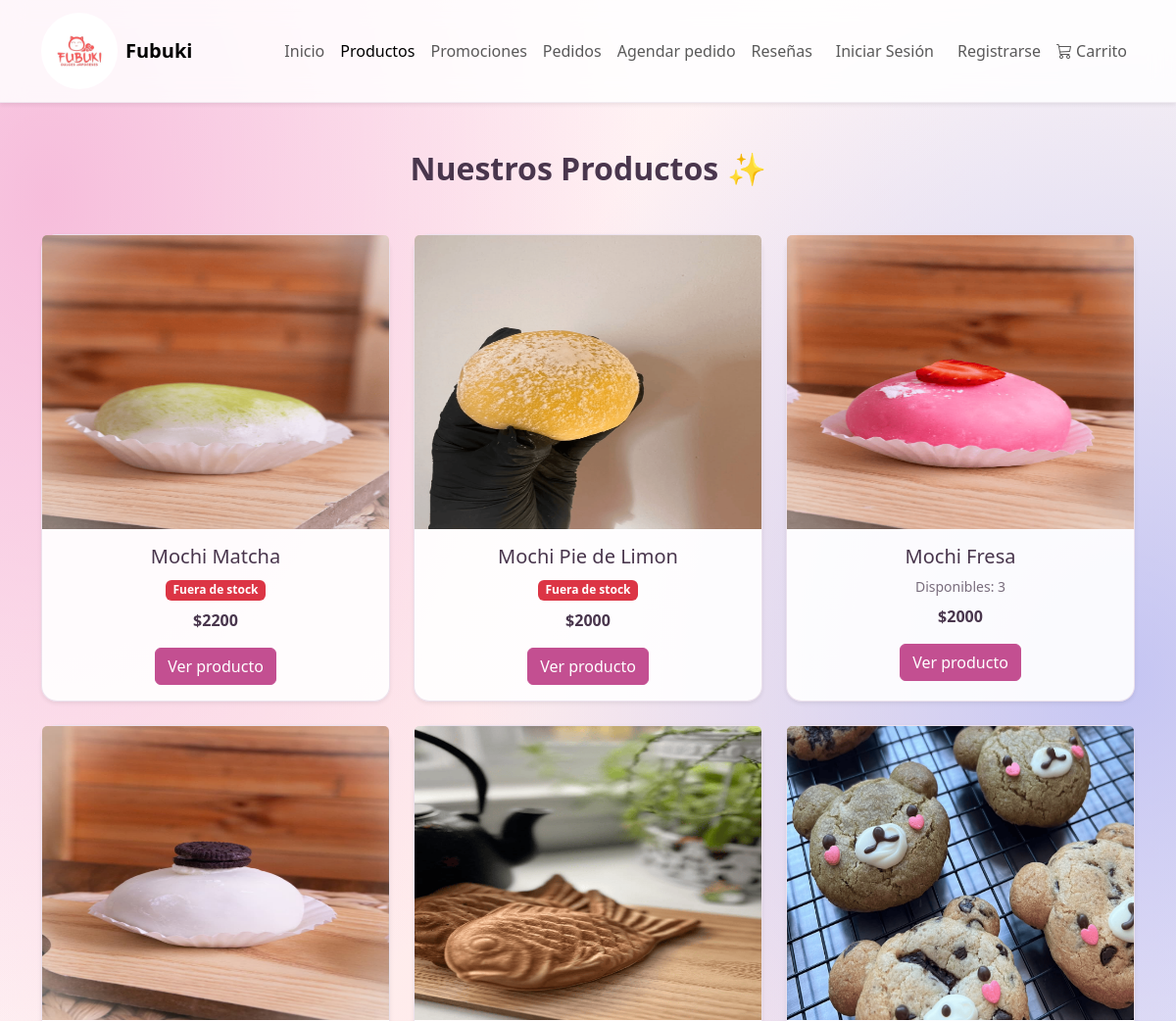
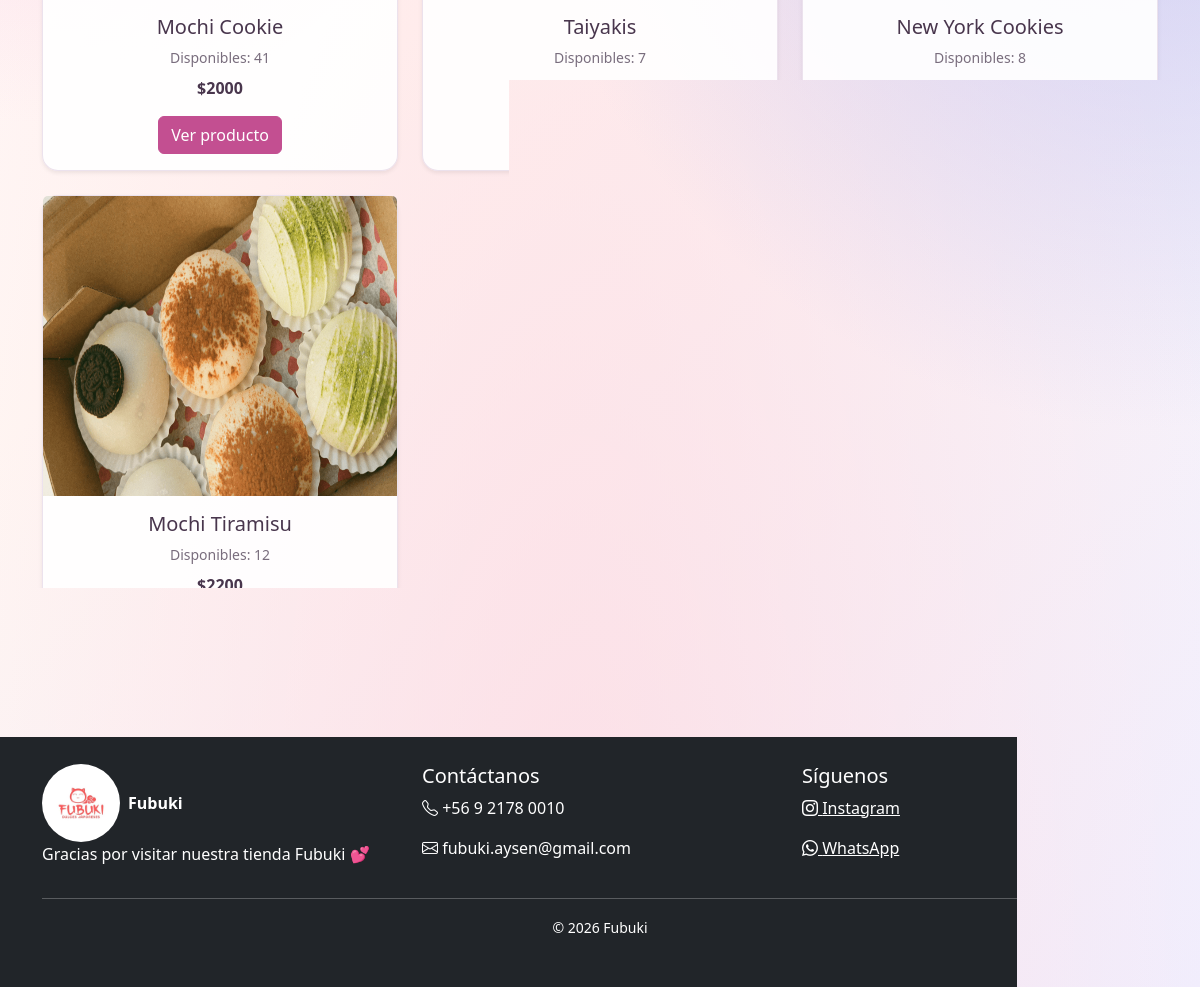
The app's page /productos.html with its own data (2 pictures, top to bottom).
### FubukiApp/models.py (models this page shows, shortened)
class Producto(models.Model):
    nombre = models.CharField(max_length=150)
    descripcion = models.TextField(max_length=1000)
    precio = models.IntegerField()
    imagen = models.ImageField(upload_to='productos/', null=True, blank=True)
    stock = models.PositiveIntegerField()

### FubukiApp/views.py (the view)
# urls.py: path('productos.html', views.productos, name='productos'),
def productos(request):
    lista_productos = Producto.objects.all()
    for producto in lista_productos:
        producto.imagen_url = _imagen_producto(producto.imagen)
    return render(request, 'productos.html', {
        'productos': lista_productos
    })

### FubukiApp/views.py (called while the page is built)
def _imagen_producto(imagen_field):
    if not imagen_field:
        return 'img/mochi.png'  # Tu imagen por defecto en static/img/mochi.png
    try:
        return imagen_field.url
    except (ValueError, AttributeError):
        return 'img/mochi.png'

### templates/productos.html
{% extends 'base.html' %}
{% load static %}
{% block content %}
<section class="py-5">
    <div class="container">
        <div class="text-center mb-5">
            <h2 class="fw-bold">
                Nuestros Productos ✨
            </h2>
        </div>
        <div class="row g-4">
            {% if productos %}
                {% for producto in productos %}
                    <div class="col-md-4">
                        <div class="card h-100 shadow-sm">
                            <img src="{% static producto.imagen_url %}" class="card-img-top" alt="{{ producto.nombre }}" height="300">
                            <div class="card-body text-center">
                                <h5 class="card-title">
                                    {{ producto.nombre }}
                                </h5>
                                {% if producto.stock == 0 %}
                                    <span class="badge text-bg-danger mb-2">Fuera de stock</span>
                                {% else %}
                                    <p class="small text-muted mb-2">Disponibles: {{ producto.stock }}</p>
                                {% endif %}
                                <p class="card-text fw-bold">
                                    ${{ producto.precio }}
                                </p>
                                <a href="{% url 'detalle_producto' producto.id %}" class="btn btn-primary">
                                    Ver producto
                                </a>
                            </div>
                        </div>
                    </div>
                {% endfor %}
            {% else %}
                <div class="col-12 text-center">
                    <p class="text-muted">No hay productos disponibles por el momento.</p>
                </div>
            {% endif %}
        </div>
    </div>
</section>
{% endblock %}

### templates/base.html (shortened to what this page needs)
<!DOCTYPE html>
<html lang="en">
<head>
    {% load static %}
    <link
        href="https://cdn.jsdelivr.net/npm/bootstrap@5.3.3/dist/css/bootstrap.min.css"
        rel="stylesheet"
    >
    <link
        rel="stylesheet"
        href="https://cdn.jsdelivr.net/npm/bootstrap-icons@1.11.3/font/bootstrap-icons.min.css"
    >
    <link rel="stylesheet" href="{% static 'css/style.css' %}">
</head>
<body>
    {% include 'navegador.html' %}
    {% block content %}
    {% endblock %}
    {% include 'contacto.html' %}
</body>
</html>

### templates/navegador.html (shortened to what this page needs)
{% load static %}
    <nav class="navbar navbar-expand-lg bg-light shadow-sm">
    <div class="container">
        <a class="navbar-brand fw-bold d-flex align-items-center gap-2" href="/">
        <img src="{% static 'img/icono-Fubuki.png' %}" alt="Logo" width="78" height="78" class="rounded-circle">
            Fubuki
        </a>
        <div class="collapse navbar-collapse" id="menuPrincipal">
            <ul class="navbar-nav ms-auto mb-2 mb-lg-0 align-items-lg-center">
                <li class="nav-item">
                    <a class="nav-link {% if request.resolver_match.url_name == 'index' %}active{% endif %}" href="/">
                        Inicio
                    </a>
                </li>
                <li class="nav-item">
                    <a class="nav-link {% if request.resolver_match.url_name == 'productos' %}active{% endif %}" href="/productos.html">
                        Productos
                    </a>
                </li>
                <li class="nav-item">
                    <a class="nav-link {% if request.resolver_match.url_name == 'promociones' %}active{% endif %}" href="{% url 'promociones' %}">
                        Promociones
                    </a>
                </li>
                <li class="nav-item">
                    <a class="nav-link {% if request.resolver_match.url_name == 'buzon_pedidos_sugerencias' %}active{% endif %}" href="{% url 'buzon_pedidos_sugerencias' %}">
                        Pedidos
                    </a>
                </li>
                <li class="nav-item">
                    <a class="nav-link {% if request.resolver_match.url_name == 'agendamiento_especial' %}active{% endif %}" href="{% url 'agendamiento_especial' %}">
                        Agendar pedido
                    </a>
                </li>
                <li class="nav-item">
                    <a class="nav-link {% if request.resolver_match.url_name == 'resenas' %}active{% endif %}" href="{% url 'resenas' %}">
                        Reseñas
                    </a>
                </li>
                {% if user.is_authenticated %}
                    <li class="nav-item">
                        <a class="nav-link" href="{% url 'cerrar_sesion' %}">Cerrar Sesión</a>
                    </li>
                {% else %}
                    <li class="nav-link text-nowrap">
                        <a class="nav-link" href="iniciar_sesion.html">
                            Iniciar Sesión
                        </a>
                    </li>
                    <li class="nav-item">
                        <a class="nav-link" href="registrarse.html">
                            Registrarse
                        </a>
                    </li>
                {% endif %}
                <li class="nav-item">
                    <a class="nav-link {% if request.resolver_match.url_name == 'carrito' %}active{% endif %}" href="{% url 'carrito' %}">
                        <i class="bi bi-cart3"></i>
                        Carrito{% with cantidad_carrito=request.session.carrito|default_if_none:'' %}{% if cantidad_carrito %}<span class="badge rounded-pill bg-primary">{{ cantidad_carrito|length }}</span>{% endif %}{% endwith %}
                    </a>
                </li>
            </ul>
        </div>
    </div>
</nav>

### templates/contacto.html
{% load static %}
<footer class="bg-dark text-white py-5">
    <div class="container">
        <div class="row">
            <div class="col-md-4">
                <a class="navbar-brand fw-bold d-flex align-items-center gap-2" href="/">
                    <img src="{% static 'img/icono-Fubuki.png' %}" alt="Logo" width="78" height="78" class="rounded-circle">
                        Fubuki
                </a>
                <p>
                    Gracias por visitar nuestra tienda Fubuki 💕
                </p>
            </div>
            <div class="col-md-4">
                <h5>
                    Contáctanos
                </h5>
                <p>
                    <i class="bi bi-telephone"></i>
                    +56 9 2178 0010
                </p>
                <p>
                    <i class="bi bi-envelope"></i>
                    fubuki.aysen@gmail.com
                </p>
            </div>
            <div class="col-md-4">
                <h5>
                    Síguenos
                </h5>
                <p>
                    <a
                        href="https://www.instagram.com/fubuki.aysen/"
                        class="text-white me-3"
                    >
                        <i class="bi bi-instagram"></i>
                        Instagram
                    </a>
                </p>
                <p>
                    <a
                        href="https://api.whatsapp.com/send?phone=56921780010"
                        class="text-white"
                    >
                        <i class="bi bi-whatsapp"></i>
                        WhatsApp
                    </a>
                </p>
            </div>
        </div>
        <hr>
        <div class="text-center">
            <small>
                © 2026 Fubuki
            </small>
        </div>
    </div>
</footer>

### static/css/style.css (style rules this page uses)
:root { --fubuki-ink: #49364d; --fubuki-pink: #f8e6f0; --fubuki-lilac: #ecebfb; }
body { min-height: 100vh; color: var(--fubuki-ink); background-color: #fff4fa; background-image: radial-gradient(ellipse at 4% 10%, rgba(244, 174, 211, .78), transparent 38rem), radial-gradient(ellipse at 96% 34%, rgba(176, 178, 241, .72), transparent 42rem), radial-gradient(ellipse at 48% 100%, rgba(255, 213, 220, .66), transparent 44rem), linear-gradient(135deg, #fff2f9 0%, #fff8f4 46%, #f0efff 100%); background-attachment: fixed; }
.navbar { background: rgba(255, 255, 255, .84) !important; backdrop-filter: blur(12px); border-bottom: 1px solid rgba(127, 91, 133, .1); }
main, section { position: relative; }
.btn-primary { --bs-btn-bg: #c34f91; --bs-btn-border-color: #c34f91; --bs-btn-hover-bg: #a83b79; --bs-btn-hover-border-color: #a83b79; --bs-btn-active-bg: #96346d; --bs-btn-active-border-color: #96346d; }
.card { color: var(--fubuki-ink); background: rgba(255, 255, 255, .9); border: 1px solid rgba(221, 202, 222, .55); border-radius: 1rem; }
.text-muted { color: #796d7d !important; }
@media (prefers-reduced-motion: no-preference) { .card { transition: transform .2s ease, box-shadow .2s ease; } }

### records on screen
Producto: shows a picture, nombre "Mochi Matcha", stock "Fuera de stock", precio "2200"
Producto: shows a picture, nombre "Mochi Pie de Limon", stock "Fuera de stock", precio "2000"
Producto: shows a picture, nombre "Mochi Fresa", stock "3", precio "2000"
Producto: shows a picture, nombre "Mochi Cookie", stock "41", precio "2000"
Producto: nombre (picture), nombre "Taiyakis", stock "7"
Producto: shows a picture, nombre "New York Cookies", stock "8", precio "2000"
Producto: shows a picture, nombre "Mochi Tiramisu", stock "12", precio "2200"
